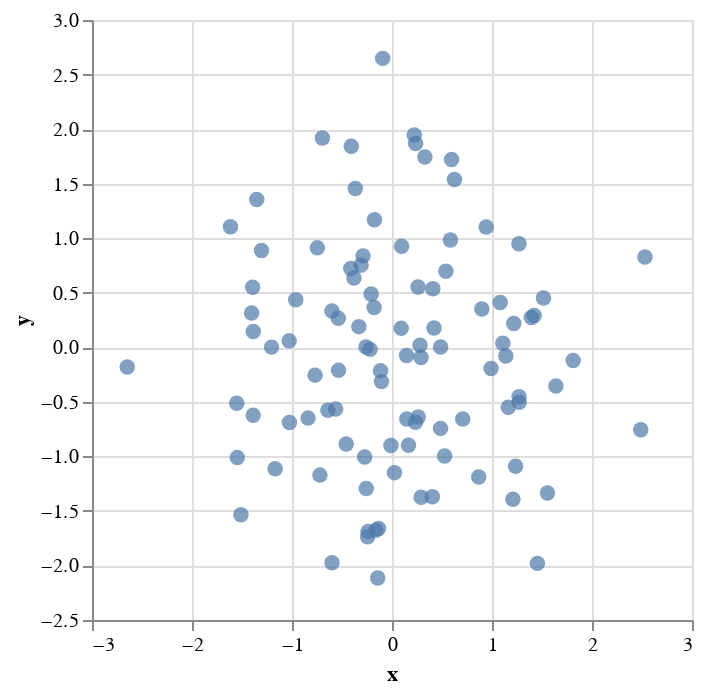

The cell this chart's notebook holds for it:
### Code cell
source = pd.DataFrame({"x": array[:, 0], "y": array[:, 1]})

alt.Chart(source).mark_circle(size=60).encode(
    x='x',
    y='y',
).interactive()

### Figure 1 — Vega-Lite specification as saved in the notebook (floating-point values rounded to 4 significant figures)
{"config": {"view": {"continuousWidth": 300, "continuousHeight": 300}}, "data": {"name": "data-65d7a51714ae66a221eb82b3450d77eb"}, "mark": {"type": "circle", "size": 60}, "encoding": {"x": {"field": "x", "type": "quantitative"}, "y": {"field": "y", "type": "quantitative"}}, "params": [{"name": "param_1", "select": {"type": "interval", "encodings": ["x", "y"]}, "bind": "scales"}], "$schema": "https://vega.github.io/schema/vega-lite/v5.14.1.json", "datasets": {"data-65d7a51714ae66a221eb82b3450d77eb": [{"x": 0.09146, "y": 0.1734}, {"x": -0.6413, "y": -0.5767}, {"x": 0.5393, "y": 0.6968}, {"x": -0.9626, "y": 0.4359}, {"x": 1.454, "y": -1.981}, {"x": -1.387, "y": 0.1438}, {"x": 0.2913, "y": -1.374}, {"x": -0.3804, "y": 0.6353}, {"x": -0.2194, "y": -0.0193}, {"x": -0.3091, "y": 0.7529}, {"x": -0.5348, "y": -0.2116}, {"x": 1.272, "y": -0.5032}, {"x": -1.304, "y": 0.888}, {"x": -0.3666, "y": 1.456}, {"x": -1.552, "y": -0.5127}, {"x": 2.529, "y": 0.8274}, {"x": 0.2607, "y": 0.5516}, {"x": -1.404, "y": 0.3149}, {"x": 0.4084, "y": 0.5364}, {"x": 1.422, "y": 0.2913}, {"x": 1.27, "y": -0.4539}, {"x": -0.5998, "y": -1.975}, {"x": -1.615, "y": 1.105}, {"x": 1.393, "y": 0.2725}, {"x": -0.1147, "y": -0.2151}, {"x": -0.5369, "y": 0.266}, {"x": -1.169, "y": -1.114}, {"x": -0.1054, "y": -0.3149}, {"x": 0.09619, "y": 0.9264}, {"x": 0.5264, "y": -0.9973}, {"x": 0.7074, "y": -0.6578}, {"x": -0.2433, "y": -1.737}, {"x": -0.01049, "y": -0.9007}, {"x": 0.2223, "y": 1.945}, {"x": -1.028, "y": 0.05876}, {"x": 0.5952, "y": 1.721}, {"x": -2.648, "y": -0.1807}, {"x": 2.487, "y": -0.7565}, {"x": -0.7208, "y": -1.172}, {"x": 0.4855, "y": -0.7435}, {"x": -0.179, "y": 0.3647}, {"x": 0.02467, "y": -1.149}, {"x": 0.9418, "y": 1.103}, {"x": 0.2621, "y": -0.64}, {"x": 0.2357, "y": -0.6873}, {"x": -0.1428, "y": -2.116}, {"x": 1.209, "y": -1.393}, {"x": 1.218, "y": 0.2174}, {"x": 0.2801, "y": 0.01924}, {"x": -0.7466, "y": 0.9113}, {"x": -1.394, "y": 0.5505}, {"x": 0.5841, "y": 0.983}, {"x": -1.353, "y": 1.355}, {"x": -0.5633, "y": -0.5659}, {"x": -0.3312, "y": 0.1892}, {"x": -0.6964, "y": 1.919}, {"x": 0.1478, "y": -0.6578}, {"x": 1.555, "y": -1.335}, {"x": -1.026, "y": -0.6889}, {"x": 0.4864, "y": 0.003325}, {"x": -0.2392, "y": -1.69}, {"x": 1.515, "y": 0.4518}, {"x": -1.388, "y": -0.6228}, {"x": 0.2902, "y": -0.09353}, {"x": -0.2898, "y": 0.8376}, {"x": -1.511, "y": -1.536}, {"x": -0.4069, "y": 1.843}, {"x": 0.42, "y": 0.1774}, {"x": -0.2088, "y": 0.4879}, {"x": 1.236, "y": -1.091}, {"x": 1.27, "y": 0.9481}, {"x": -0.2735, "y": -1.006}, {"x": -0.8393, "y": -0.6494}, {"x": 1.811, "y": -0.1212}, {"x": 1.163, "y": -0.5499}, {"x": 0.8672, "y": -1.189}, {"x": -1.205, "y": 0.001379}, {"x": 0.2361, "y": 1.867}, {"x": -0.6004, "y": 0.3333}, {"x": 0.9903, "y": -0.1941}, {"x": 1.138, "y": -0.07979}, {"x": -0.1349, "y": -1.661}, {"x": 0.898, "y": 0.3499}, {"x": -0.09325, "y": 2.648}, {"x": 0.4035, "y": -1.371}, {"x": -0.7689, "y": -0.2554}, {"x": -0.1609, "y": -1.677}, {"x": 0.165, "y": -0.8983}, {"x": -0.1754, "y": 1.169}, {"x": 1.108, "y": 0.03764}, {"x": 0.1458, "y": -0.07598}, {"x": 1.639, "y": -0.3548}, {"x": -1.547, "y": -1.011}, {"x": -0.412, "y": 0.7223}, {"x": -0.2603, "y": 0.002088}, {"x": 1.082, "y": 0.4104}, {"x": -0.2574, "y": -1.295}, {"x": 0.6249, "y": 1.539}, {"x": -0.4577, "y": -0.8874}, {"x": 0.329, "y": 1.745}]}}
